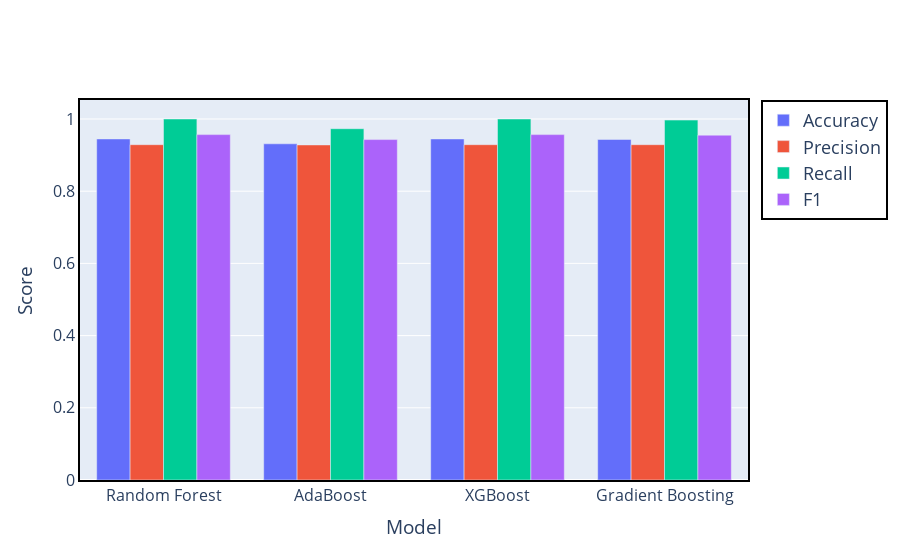

Notebook cell for this chart:
### Code cell
# Make a bar chart of the cross validation results that contains the accuracy, precision, recall, and f1 scores. The graph should also contain value of each of the scores.

import plotly.graph_objects as go

fig = go.Figure(
    data=[
        go.Bar(
            name="Accuracy",
            x=cross_validation_result_df["model_name"],
            y=cross_validation_result_df["accuracy"],
        ),
        go.Bar(
            name="Precision",
            x=cross_validation_result_df["model_name"],
            y=cross_validation_result_df["precision"],
        ),
        go.Bar(
            name="Recall",
            x=cross_validation_result_df["model_name"],
            y=cross_validation_result_df["recall"],
        ),
        go.Bar(
            name="F1",
            x=cross_validation_result_df["model_name"],
            y=cross_validation_result_df["f1"],
        ),
    ]
)

fig.update_layout(
    barmode="group",
    xaxis_title="Model",
    yaxis_title="Score",
    font=dict(size=16),
    legend=dict(
        bordercolor="Black",
        borderwidth=2,
        font=dict(size=18),
    ),
)

fig.update_xaxes(showline=True, linewidth=2, linecolor="black", mirror=True)

fig.update_yaxes(showline=True, linewidth=2, linecolor="black", mirror=True)

fig.show()

### Figure 1 — Plotly figure (JSON) as saved in the notebook; plotly's stock layout.template omitted (floating-point values rounded to 4 significant figures)
{"data": [{"name": "Accuracy", "type": "bar", "x": ["Random Forest", "AdaBoost", "XGBoost", "Gradient Boosting"], "y": [0.9448, 0.9313, 0.9448, 0.9433]}, {"name": "Precision", "type": "bar", "x": ["Random Forest", "AdaBoost", "XGBoost", "Gradient Boosting"], "y": [0.9288, 0.9282, 0.9288, 0.9288]}, {"name": "Recall", "type": "bar", "x": ["Random Forest", "AdaBoost", "XGBoost", "Gradient Boosting"], "y": [1, 0.9731, 1, 0.997]}, {"name": "F1", "type": "bar", "x": ["Random Forest", "AdaBoost", "XGBoost", "Gradient Boosting"], "y": [0.9567, 0.943, 0.9567, 0.9552]}], "layout": {"barmode": "group", "font": {"size": 16}, "legend": {"bordercolor": "Black", "borderwidth": 2, "font": {"size": 18}}, "xaxis": {"linecolor": "black", "linewidth": 2, "mirror": true, "showline": true, "title": {"text": "Model"}}, "yaxis": {"linecolor": "black", "linewidth": 2, "mirror": true, "showline": true, "title": {"text": "Score"}}}}
